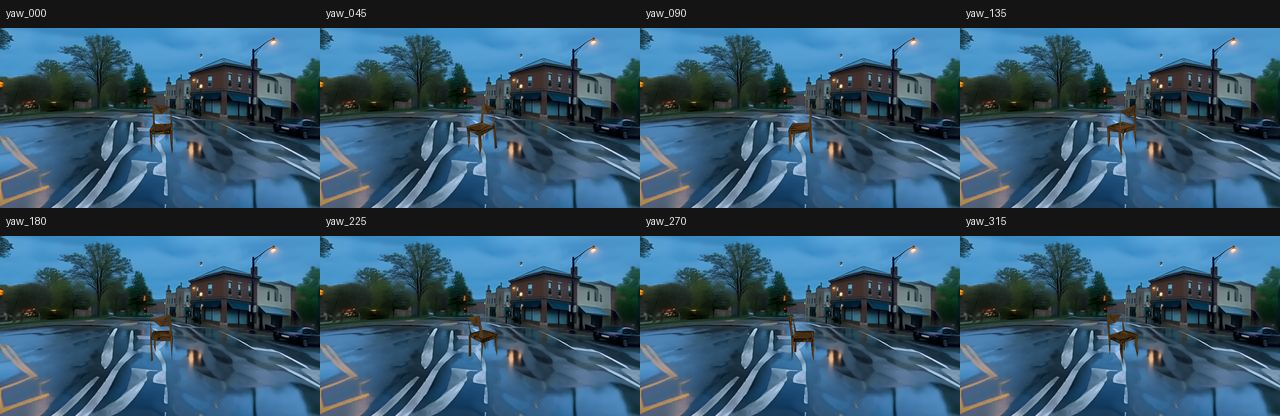
#> input picture apps/project-page/frontend/images/extracted/index3/image-11-81489ba71c53.jpg, 1280 x 416 px, given in place of index3, which was not available
$ python prepare_scene_image_for_hyworld.py ../apps/project-page/frontend/images/extracted/index3 --output-dir out
#> lines starting #> are read from the running program, lines starting #| are printed output that depends on the picture; after the words box and inside, x2 and y2 are one past the last pixel; in counts of white or black regions, pixels touching at a corner belong together; pictures that were not available may be replaced by others from this repository, and a replacement may not be noted
#!/usr/bin/env python3
"""Prepare Stage2 scene images before HYWorld conditioning.

This script fixes a narrow class of T2I failures that are safe to repair
automatically: blank white/black borders or letterbox padding around an
otherwise usable scene photograph. It also rejects obvious source-image
artifacts before they are propagated into HYWorld reconstruction.
"""

from __future__ import annotations

import argparse
import json
from pathlib import Path

import numpy as np
from PIL import Image


def parse_args() -> argparse.Namespace:
    parser = argparse.ArgumentParser(description="Crop and quality-gate scene images for HYWorld")
    parser.add_argument("images", nargs="+", help="Input scene image paths")
    parser.add_argument("--output-dir", required=True, help="Directory for cleaned scene images")
    parser.add_argument("--report-path", default=None, help="Optional JSON report path")
    parser.add_argument("--crop-padding", type=int, default=0)
    parser.add_argument("--content-row-frac", type=float, default=0.04)
    parser.add_argument("--content-col-frac", type=float, default=0.04)
    parser.add_argument("--white-threshold", type=int, default=245)
    parser.add_argument("--black-threshold", type=int, default=8)
    parser.add_argument("--max-border-blank", type=float, default=0.18)
    parser.add_argument("--max-bottom-blank", type=float, default=0.15)
    parser.add_argument("--max-border-dark", type=float, default=0.18)
    parser.add_argument("--max-saturated-color", type=float, default=0.08)
    parser.add_argument("--min-crop-area-ratio", type=float, default=0.35)
    parser.add_argument("--require-usable", action="store_true", help="Exit non-zero if any image fails")
    return parser.parse_args()


def blank_masks(rgb: np.ndarray, white_threshold: int, black_threshold: int) -> tuple[np.ndarray, np.ndarray]:
    white = (rgb >= white_threshold).all(axis=2)
    black = (rgb <= black_threshold).all(axis=2)
    return white, black


def crop_blank_border(
    rgb: np.ndarray,
    white_threshold: int,
    black_threshold: int,
    row_frac: float,
    col_frac: float,
    padding: int,
) -> tuple[np.ndarray, tuple[int, int, int, int]]:
    white, black = blank_masks(rgb, white_threshold, black_threshold)
    content = ~(white | black)
    row_has = content.mean(axis=1) > row_frac
    col_has = content.mean(axis=0) > col_frac
    if not row_has.any() or not col_has.any():
        h, w = rgb.shape[:2]
        return rgb, (0, 0, w, h)

    ys = np.where(row_has)[0]
    xs = np.where(col_has)[0]
    h, w = rgb.shape[:2]
    y0 = max(int(ys[0]) - padding, 0)
    y1 = min(int(ys[-1]) + 1 + padding, h)
    x0 = max(int(xs[0]) - padding, 0)
    x1 = min(int(xs[-1]) + 1 + padding, w)
    return rgb[y0:y1, x0:x1], (x0, y0, x1, y1)


def edge_pixels(rgb: np.ndarray, width: int = 20) -> np.ndarray:
    h, w = rgb.shape[:2]
    bw = max(1, min(width, h // 4, w // 4))
    return np.concatenate(
        [
            rgb[:bw].reshape(-1, 3),
            rgb[-bw:].reshape(-1, 3),
            rgb[:, :bw].reshape(-1, 3),
            rgb[:, -bw:].reshape(-1, 3),
        ],
        axis=0,
    )


def image_metrics(rgb: np.ndarray, white_threshold: int, black_threshold: int) -> dict:
    white, black = blank_masks(rgb, white_threshold, black_threshold)
    border = edge_pixels(rgb)
    border_white = (border >= white_threshold).all(axis=1)
    border_black = (border <= black_threshold).all(axis=1)
    border_dark = border.mean(axis=1) < 35
    bottom = rgb[int(rgb.shape[0] * 0.75) :]
    bottom_white, bottom_black = blank_masks(bottom, white_threshold, black_threshold)
    red = rgb[:, :, 0].astype(np.int16)
    green = rgb[:, :, 1].astype(np.int16)
    blue = rgb[:, :, 2].astype(np.int16)
    saturated_yellow = (red > 220) & (green > 220) & (blue < 120)
    saturated_blue = (blue > 170) & (red < 120) & (green < 165)
    return {
        "width": int(rgb.shape[1]),
        "height": int(rgb.shape[0]),
        "border_white_ratio": float(border_white.mean()),
        "border_black_ratio": float(border_black.mean()),
        "border_dark_ratio": float(border_dark.mean()),
        "bottom_white_ratio": float(bottom_white.mean()),
        "bottom_black_ratio": float(bottom_black.mean()),
        "saturated_yellow_ratio": float(saturated_yellow.mean()),
        "saturated_blue_ratio": float(saturated_blue.mean()),
    }


def assess(metrics: dict, args: argparse.Namespace, crop_area_ratio: float) -> list[str]:
    reasons: list[str] = []
    border_blank = metrics["border_white_ratio"] + metrics["border_black_ratio"]
    bottom_blank = metrics["bottom_white_ratio"] + metrics["bottom_black_ratio"]
    max_saturated = max(metrics["saturated_yellow_ratio"], metrics["saturated_blue_ratio"])
    if crop_area_ratio < args.min_crop_area_ratio:
        reasons.append(f"crop_area_ratio_too_small:{crop_area_ratio:.3f}")
    if border_blank > args.max_border_blank:
        reasons.append(f"border_blank:{border_blank:.3f}")
    if bottom_blank > args.max_bottom_blank:
        reasons.append(f"bottom_blank:{bottom_blank:.3f}")
    if metrics["border_dark_ratio"] > args.max_border_dark:
        reasons.append(f"border_dark:{metrics['border_dark_ratio']:.3f}")
    if max_saturated > args.max_saturated_color:
        reasons.append(f"saturated_color:{max_saturated:.3f}")
    return reasons


def process_one(path: Path, args: argparse.Namespace) -> dict:
    image = Image.open(path).convert("RGB")
    original = np.asarray(image)
    cropped, bbox = crop_blank_border(
        original,
        args.white_threshold,
        args.black_threshold,
        args.content_row_frac,
        args.content_col_frac,
        args.crop_padding,
    )
    out_dir = Path(args.output_dir)
    out_dir.mkdir(parents=True, exist_ok=True)
    out_path = out_dir / path.name
    Image.fromarray(cropped).save(out_path)

    crop_area = (bbox[2] - bbox[0]) * (bbox[3] - bbox[1])
    crop_area_ratio = crop_area / float(original.shape[0] * original.shape[1])
    metrics = image_metrics(cropped, args.white_threshold, args.black_threshold)
    reasons = assess(metrics, args, crop_area_ratio)
    return {
        "input_path": str(path),
        "output_path": str(out_path),
        "usable": not reasons,
        "reasons": reasons,
        "bbox_xyxy": [int(v) for v in bbox],
        "crop_area_ratio": float(crop_area_ratio),
        "metrics": metrics,
    }


def main() -> int:
    args = parse_args()
    records = [process_one(Path(raw), args) for raw in args.images]
#> in process_one, image is the input picture: PIL image 1280x416 RGB; mean R, G, B 53.9, 84.7, 106
#> in blank_masks, `white = (rgb >= white_threshold).all(axis=2)`:
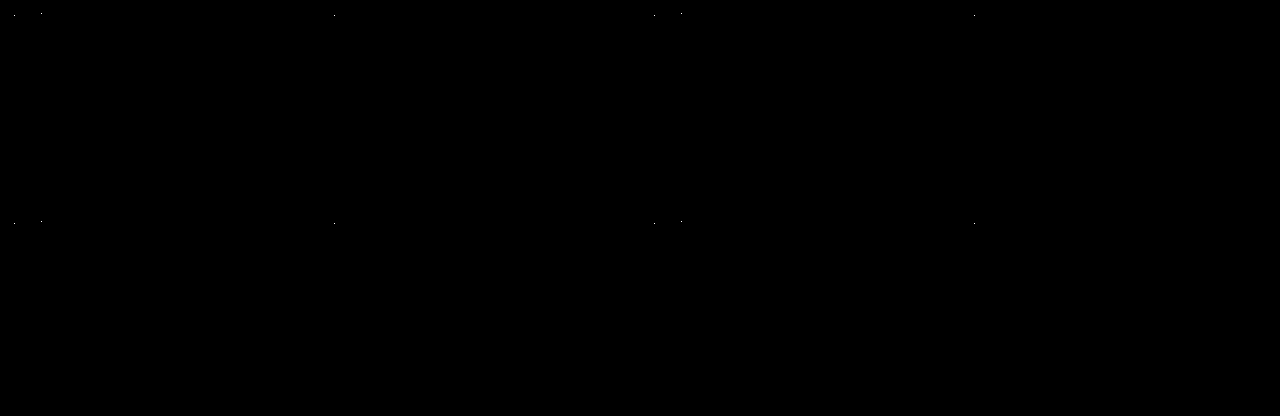
#> white: shape (416, 1280) bool; 0% white in thin lines or dots, all inside (x1, y1, x2, y2) = (14, 13, 975, 224)
#> in crop_blank_border, `ys = np.where(row_has)[0]`: ys = 416 values from 0 to 415
#> in crop_blank_border, `xs = np.where(col_has)[0]`: xs = 1280 values from 0 to 1279
#> in crop_blank_border, `y0 = max(int(ys[0]) - padding, 0)`: y0 = 0
#> in crop_blank_border, `y1 = min(int(ys[-1]) + 1 + padding, h)`: y1 = 416
#> in crop_blank_border, `x0 = max(int(xs[0]) - padding, 0)`: x0 = 0
#> in crop_blank_border, `x1 = min(int(xs[-1]) + 1 + padding, w)`: x1 = 1280
#> in process_one, `cropped, bbox = crop_blank_border( original, args.white_threshold, arg..`: bbox = (0, 0, 1280, 416)
#> in process_one, `crop_area = (bbox[2] - bbox[0]) * (bbox[3] - bbox[1])`: crop_area = 532480
#> in process_one, `crop_area_ratio = crop_area / float(original.shape[0] * original.shape..`: crop_area_ratio = 1
#> in image_metrics, `bottom = rgb[int(rgb.shape[0] * 0.75) :]`:
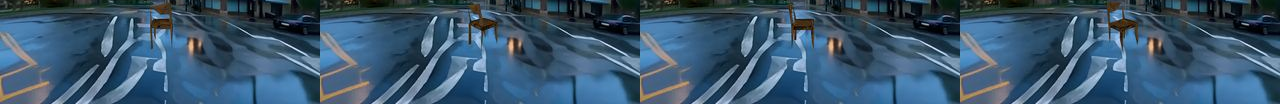
#> bottom: shape (104, 1280, 3); mean R, G, B 58.2, 86.4, 109.9
#> call 3 of blank_masks, with white_threshold = 245, black_threshold = 8
#> in blank_masks (call 3), `black = (rgb <= black_threshold).all(axis=2)`:
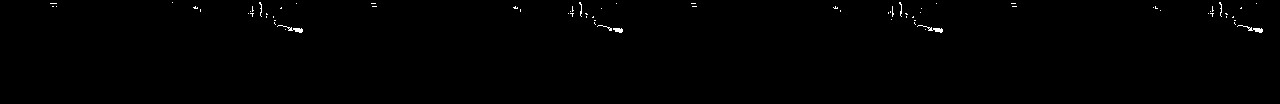
#> black: shape (104, 1280) bool; 0.41% white in thin lines or dots, all inside (x1, y1, x2, y2) = (50, 2, 1263, 33)
#> in image_metrics, `red = rgb[:, :, 0].astype(np.int16)`:
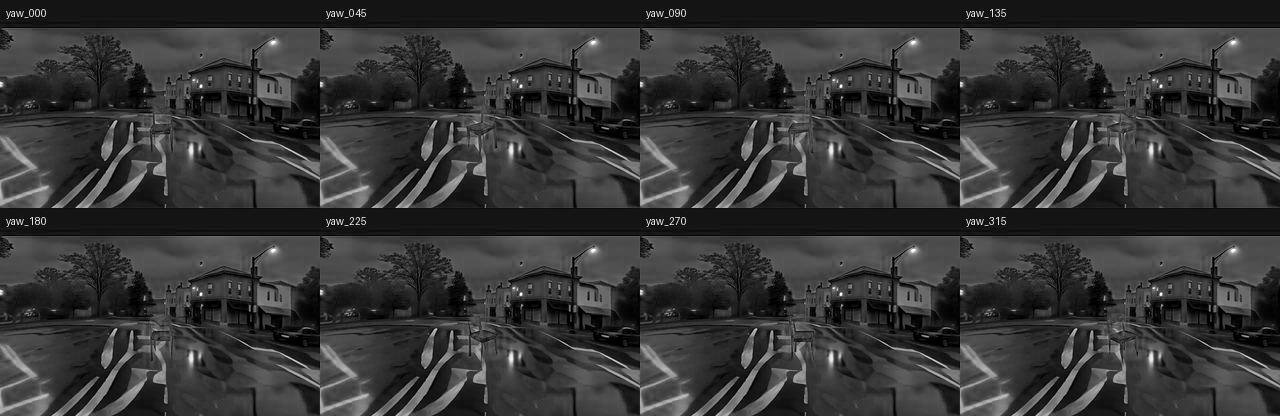
#> red: shape (416, 1280) int16; min 0, max 255, mean 53.9
#> in image_metrics, `green = rgb[:, :, 1].astype(np.int16)`:
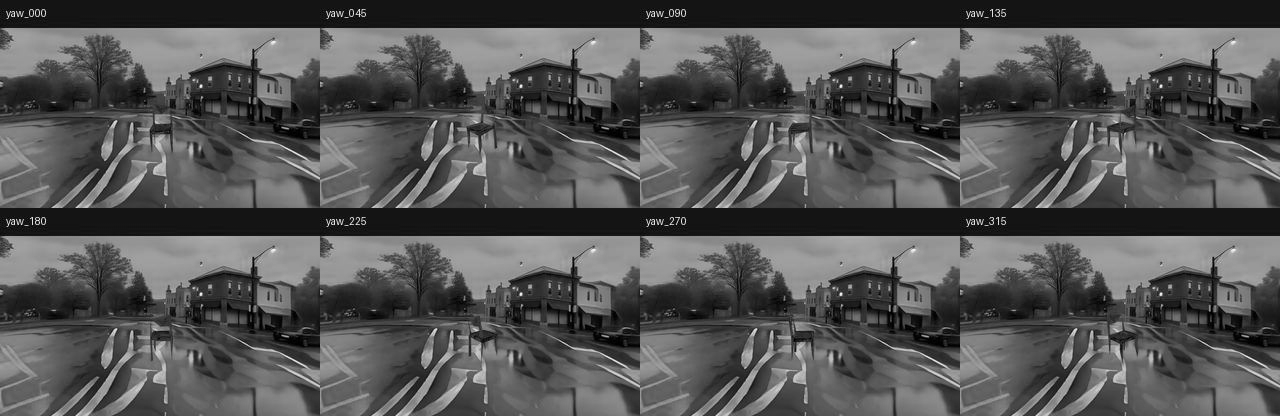
#> green: shape (416, 1280) int16; min 0, max 246, mean 84.7
#> in image_metrics, `blue = rgb[:, :, 2].astype(np.int16)`:
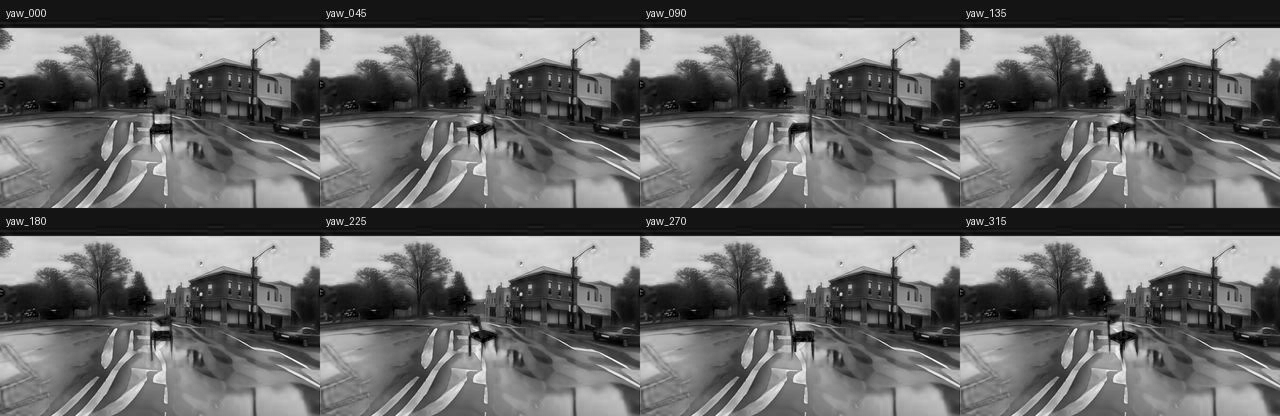
#> blue: shape (416, 1280) int16; min 0, max 255, mean 106
#> in image_metrics, `saturated_blue = (blue > 170) & (red < 120) & (green < 165)`:
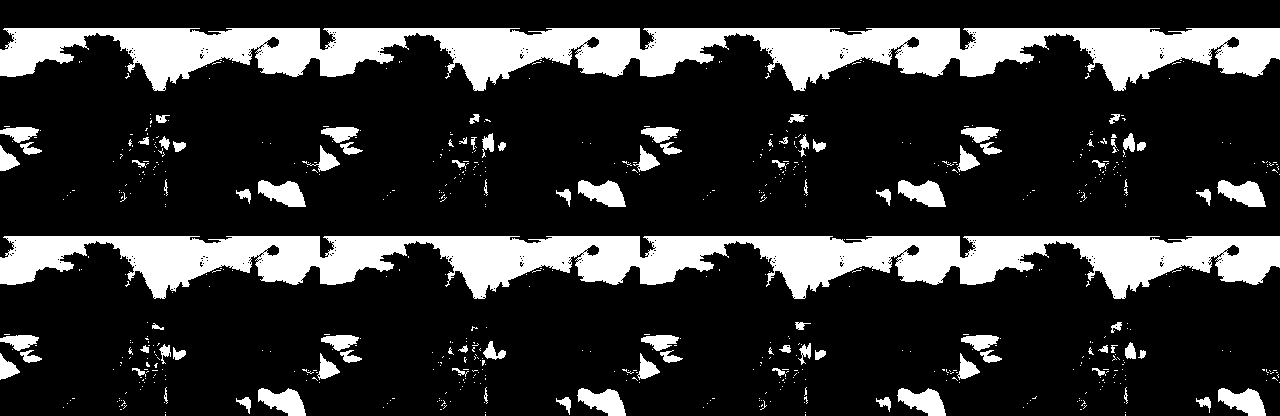
#> saturated_blue: shape (416, 1280) bool; 20.1% white; 701 white regions (609 under 20 px), largest, box (x1, y1, x2, y2) and area: (0, 236, 1280, 299) 44193, (0, 28, 1280, 91) 44187, (897, 388, 946, 416) 853
#> in process_one, `metrics = image_metrics(cropped, args.white_threshold, args.black_thre..`: metrics = 9 items
#> in assess, `border_blank = metrics["border_white_ratio"] + metrics["border_black_r..`: border_blank = 0.00259
#> in assess, `bottom_blank = metrics["bottom_white_ratio"] + metrics["bottom_black_r..`: bottom_blank = 0.00409
#> in assess, `max_saturated = max(metrics["saturated_yellow_ratio"], metrics["satura..`: max_saturated = 0.201
#> in process_one, `reasons = assess(metrics, args, crop_area_ratio)`: reasons = ['border_dark:0.436', 'saturated_color:0.201']
#> records = 1 item
    report = {"records": records, "all_usable": all(item["usable"] for item in records)}
    report_path = Path(args.report_path) if args.report_path else Path(args.output_dir) / "scene_image_quality.json"
    report_path.parent.mkdir(parents=True, exist_ok=True)
    report_path.write_text(json.dumps(report, indent=2, ensure_ascii=False) + "\n", encoding="utf-8")

    for item in records:
        status = "PASS" if item["usable"] else "FAIL"
        reasons = ",".join(item["reasons"]) or "ok"
        print(f"[{status}] {item['input_path']} -> {item['output_path']} ({reasons})")
#> this loop made 1 pass
#> status on pass 1: 'FAIL'
#> (printed output is left out)
    if args.require_usable and not report["all_usable"]:
        return 2
    return 0


if __name__ == "__main__":
    raise SystemExit(main())
#> (the program exits here)

$ run again, on apps/project-page/frontend/images/extracted/index3/image-12-47d0b541d16d.jpg
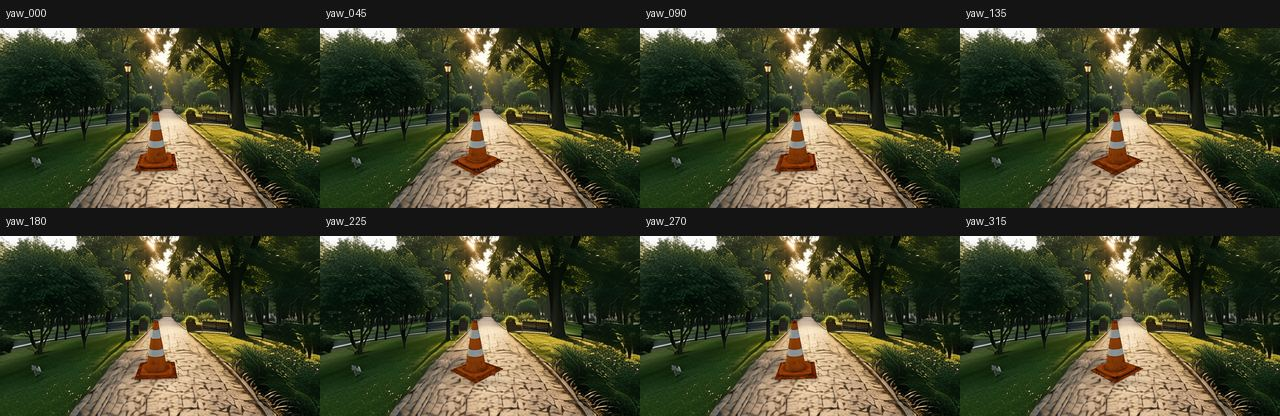
#> input picture apps/project-page/frontend/images/extracted/index3/image-12-47d0b541d16d.jpg, 1280 x 416 px, given in place of index3, which was not available
#> in process_one, image is the input picture: PIL image 1280x416 RGB; mean R, G, B 65.5, 66.7, 43.4
#> in blank_masks, `white = (rgb >= white_threshold).all(axis=2)`:
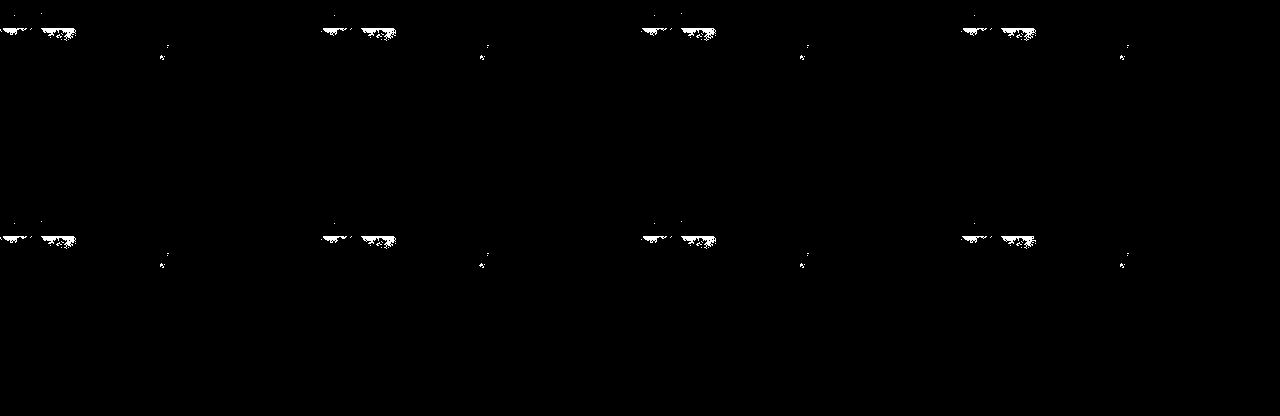
#> white: shape (416, 1280) bool; 0.46% white; 121 white regions (105 under 20 px), largest, box (x1, y1, x2, y2) and area: (361, 28, 396, 41) 187, (681, 28, 716, 41) 187, (41, 236, 76, 249) 187
#> black: shape (416, 1280) bool; 0.8% white in thin lines or dots
#> content: shape (416, 1280) bool; 98.7% white; black in thin lines or dots
#> ys = 416 values from 0 to 415
#> xs = 1280 values from 0 to 1279
#> y0 = 0
#> y1 = 416
#> x0 = 0
#> x1 = 1280
#> bbox = (0, 0, 1280, 416)
#> crop_area = 532480
#> crop_area_ratio = 1
#> white: shape (104, 1280) bool; every value is 0
#> black: shape (104, 1280) bool; 0.97% white in thin lines or dots
#> in image_metrics, `blue = rgb[:, :, 2].astype(np.int16)`:
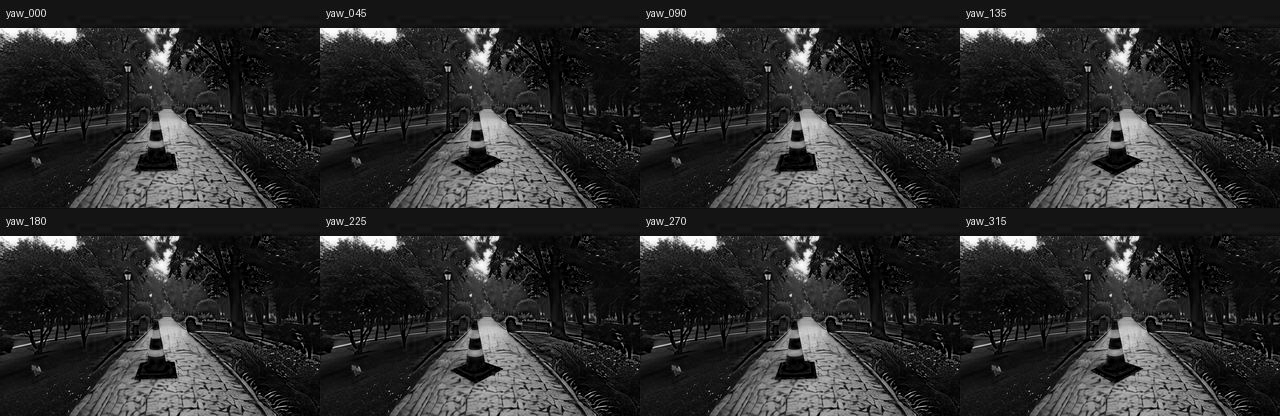
#> blue: shape (416, 1280) int16; min 0, max 255, mean 43.4
#> saturated_yellow: shape (416, 1280) bool; every value is 0
#> metrics = 9 items
#> border_blank = 0.0108
#> bottom_blank = 0.00968
#> max_saturated = 0
#> reasons = ['border_dark:0.629']
#> records = 1 item
#> the loop in main, `for item in records:` made 1 pass
#> status on pass 1: 'FAIL'
#> (printed output is left out)
